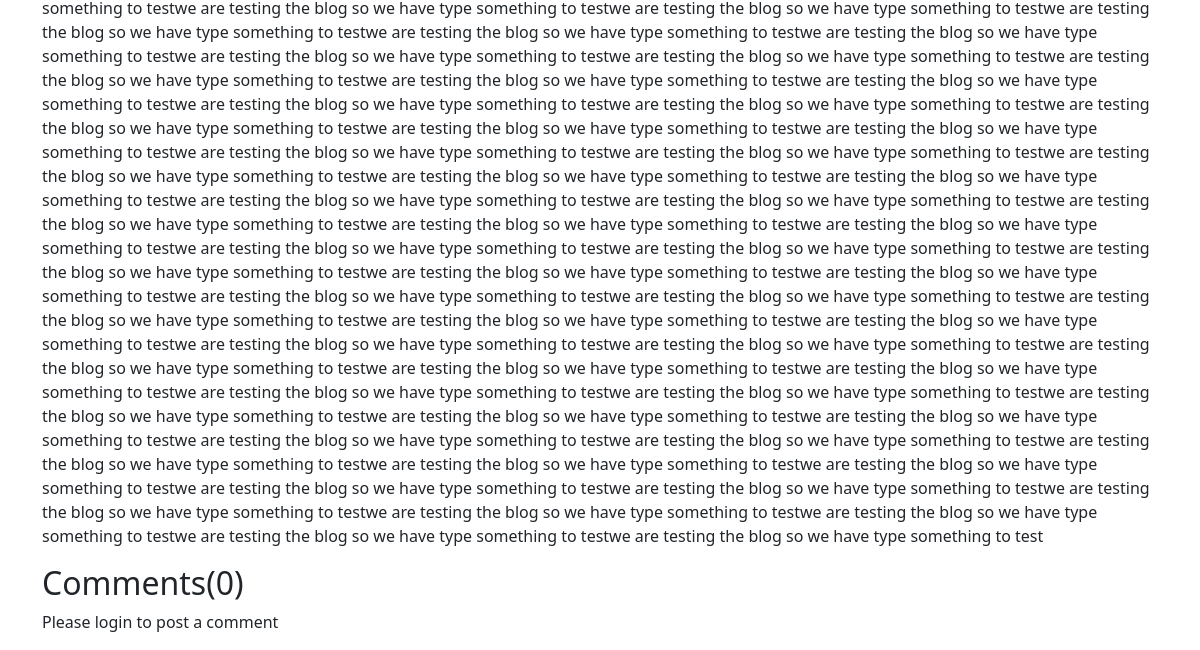
The page /blog/first-post (lower part) on the database as committed earlier.
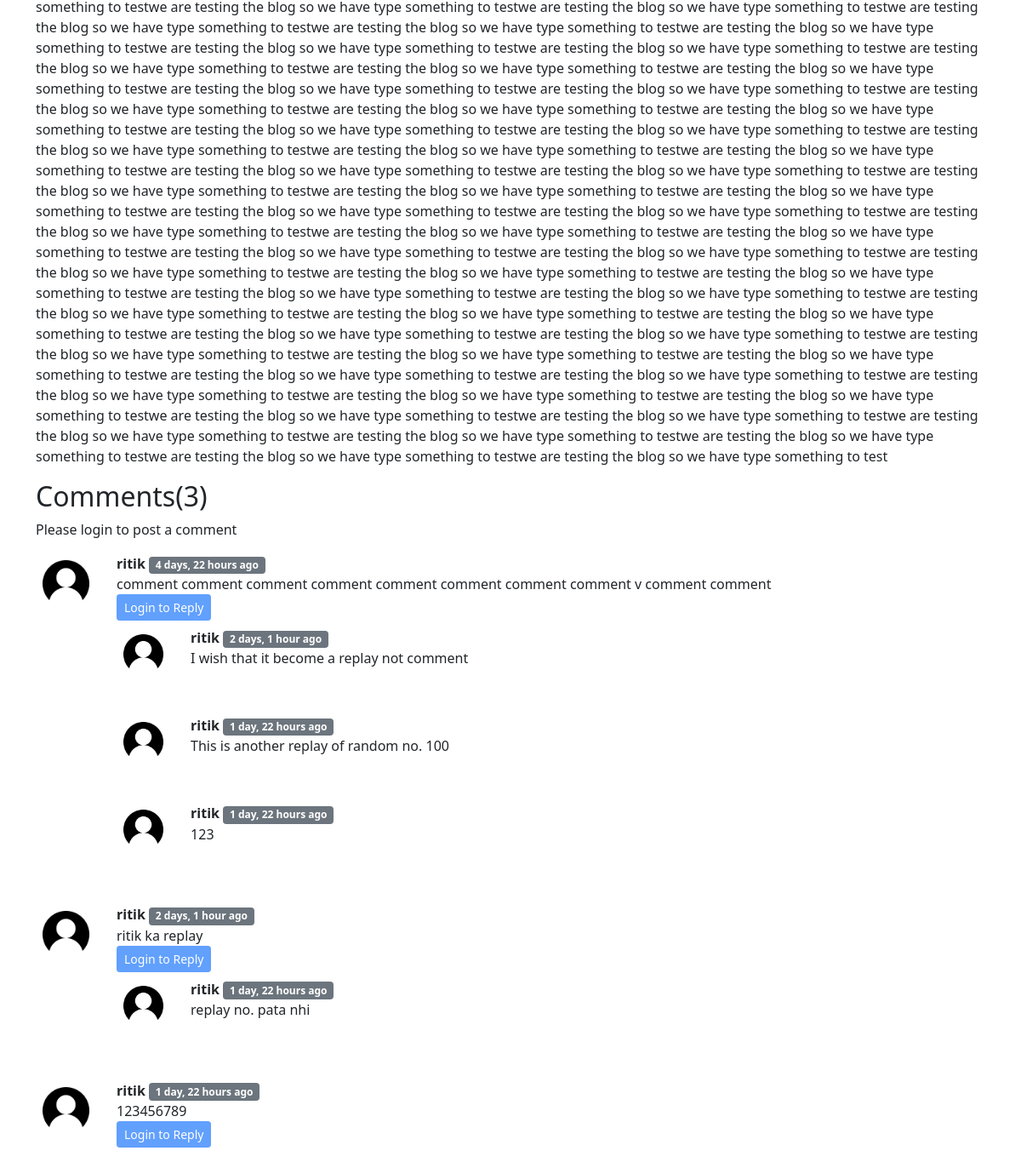
The same page on the database as committed later.
### blog/models.py (models this page shows, shortened)
class BlogComment(models.Model):
    sno = models.AutoField(primary_key= True)
    comment = models.TextField()
    user = models.ForeignKey(User, on_delete=models.CASCADE)
    post = models.ForeignKey(Post, on_delete=models.CASCADE)
    parent = models.ForeignKey('self', on_delete=models.CASCADE, null=True)
    timestamp = models.DateTimeField(default=now)

### blog/views.py (the view)
# urls.py: path('<str:slug>', views.blogPost, name='blogPost')
def blogPost(request, slug):
    post = Post.objects.filter(slug=slug).first()
    post.views = post.views + 1
    post.save()
    comments = BlogComment.objects.filter(post=post, parent=None)
    replies = BlogComment.objects.filter(post=post).exclude(parent=None)
    replyDict = {}
    for reply in replies:
        if reply.parent.sno not in replyDict.keys():
            replyDict[reply.parent.sno] = [reply]
        else:
            replyDict[reply.parent.sno].append(reply)
    context = {'post':post, 'comments':comments, 'user':request.user, 'replyDict':replyDict}
    return render(request, 'blog/blogPost.html', context)

### blog/templatetags/extras.py (called while the page is built)
@register.filter(name='get_val')
def get_val(dict, key):
    return dict.get(key)

### templates/blog/blogPost.html (shortened to what this page needs)
{% extends 'base.html' %}
{% block body %}
{% load humanize %}
{% load extras %}
<div class="container my-3">
    <p>{{post.content|safe}}</p>
</div>
<div class="container">
    <h2>Comments({{comments.count}})</h2>
    {% if user.is_authenticated %}
    <form action="/blog/postComment" method="post">
        {% csrf_token %}
        <div class="mb-3">
            <label for="exampleInputEmail1" class="form-label">Post Comment</label>
            <input type="text" class="form-control" name="comment" placeholder="Enter comment here">
        </div>
        <input type="hidden" name="postSno" value="{{post.sno}}">
        <input type="hidden" name="parentSno" value="">
        <button type="submit" class="btn btn-primary">Submit</button>
    </form>
    {% else %}
    <p>Please login to post a comment</p>
    {% endif %}
    {% for comment in comments %}
    <div class="row my-3">
        <div class="col-md-1">
            <img class="rounded mx-auto d-block w-100 p-2" src="/static/img/user1.png" alt="user">
        </div>
        <div class="col-md-11">
            <b>{{comment.user.username}}</b>  <span class="badge bg-secondary">{{comment.timestamp | naturaltime}}</span>
            <div>{{comment.comment}}</div>
            <div class="replay mx-0">
                {% if user.is_authenticated %}
                <a class="btn btn-sm btn-primary" data-bs-toggle="collapse" href="#replayBox{{comment.sno}}" role="button" aria-expanded="false" aria-controls="replayBox{{comment.sno}}">
                    Reply
                </a>
                <div class="collapse" id="replayBox{{comment.sno}}">
                    <div class="card card-body my-2">
                        <form action="/blog/postComment" method="post">
                            {% csrf_token %}
                            <div class="mb-3">
                                <label for="comment" class="form-label">Post Replay</label>
                                <input type="text" class="form-control" name="comment" placeholder="Enter comment here">
                                <input type="hidden" name="parentSno" value="{{comment.sno}}">
                            </div>
                            <input type="hidden" name="postSno" value="{{post.sno}}">
                            <button type="submit" class="btn btn-primary">Submit</button>
                        </form>
                    </div>
                </div>
                {% else %}
                <button class="btn btn-sm btn-primary" type="button" data-bs-toggle="collapse" href="#replayBox{{comment.sno}}" aria-expanded="false" aria-controls="replayBox{{comment.sno}}" disabled>
                    Login to Reply
                </button>
                {% endif %}
                <div class="replies my-2">
                    {% for reply in replyDict|get_val:comment.sno %}
                    <div class="row my-2">
                        <div class="col-md-1">
                            <img class="rounded mx-auto d-block w-100 p-2" src="/static/img/user1.png" alt="user">
                        </div>
                        <div class="col-md-11">
                            <b>{{reply.user.username}}</b>  <span class="badge bg-secondary">{{reply.timestamp | naturaltime}}</span>
                            <div>{{reply.comment}}</div>
                        </div>
                    </div>
                        <br>
                    {% endfor %}
                </div>
            </div>
        </div>
    </div>
    {% endfor %}
</div>
{% endblock body %}

Rows that differ between the two databases and show on the page:
added BlogComment: user.username "ritik", timestamp "4 days, 22 hours ago", comment "comment comment comment comment comment comment comment comment v comment comment", shown under "Comments(3)"
added BlogComment: user.username "ritik", timestamp "2 days, 1 hour ago", comment "I wish that it become a replay not comment"
added BlogComment: user.username "ritik", timestamp "1 day, 22 hours ago", comment "This is another replay of random no. 100"
added BlogComment: user.username "ritik", timestamp "1 day, 22 hours ago", comment "123"
added BlogComment: user.username "ritik", timestamp "2 days, 1 hour ago", comment "ritik ka replay", shown under "Comments(3)"
added BlogComment: user.username "ritik", timestamp "1 day, 22 hours ago", comment "replay no. pata nhi"
added BlogComment: user.username "ritik", timestamp "1 day, 22 hours ago", comment "123456789", shown under "Comments(3)"
Other text that changed with them:
{{ comments.count }}: "0" → "3"
